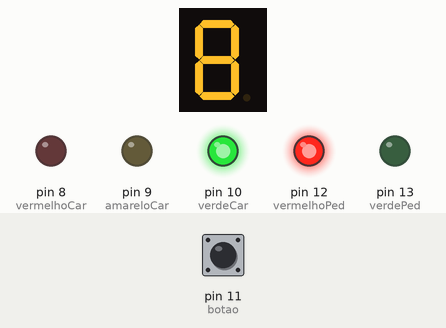
Bench run of a sketch on a simulated Arduino Uno, built with avr-gcc and run on an emulated ATmega328P. Parts: 1-digit seven-segment display, output pins drawn as LEDs (lit = HIGH). Wiring (inferred from the names in the program): 1-digit 7-segment display, segments lit when HIGH: segments pin 5, pin 4, A3, A2, A1, pin 7, pin 6. The inputs (shaded band) are chosen by the test bench; at power-on: pin 11 (botao) HIGH. The segment pins are drawn as the display they are named for; pins used as bus, display or sensor lines are not drawn.

Above: at 1.2 s.
1.3 s: pin 11 (botao) pulled LOW for 0.15 s
At 5.0 s:
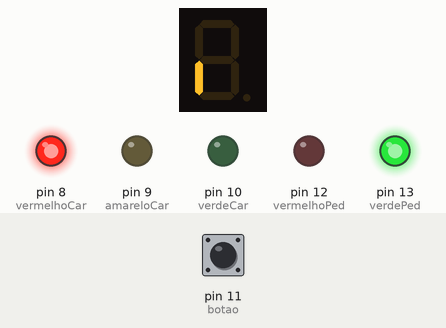
At 7.9 s:
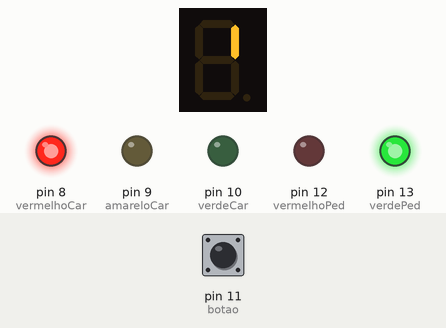
10.4 s: pin 11 (botao) pulled LOW for 3.2 s
At 18.7 s:
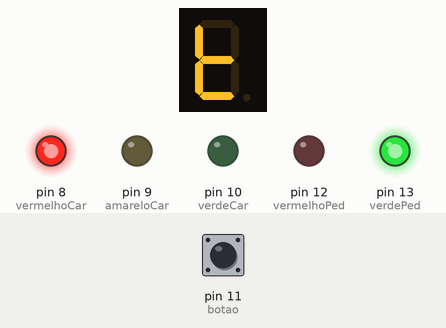
Timing chart, 0 to 20.2 s (numbered marks = the images above; inputs shaded):
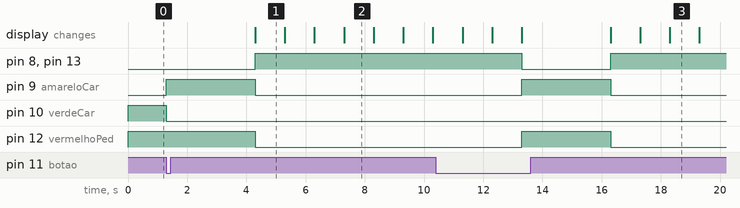

Measured:
- after the input at 1.3 s, pin 8 (vermelhoCar), pin 13 (verdePed): LOW → HIGH after 3.0 s; pin 9 (amareloCar): LOW → HIGH at once, → LOW 3.0 s later; pin 10 (verdeCar): HIGH → LOW at once; pin 12 (vermelhoPed): HIGH → LOW after 3.0 s; the display: changes after 3.0 s (image 1)
- after the input at 10.4 s, pin 9 (amareloCar): LOW → HIGH after 2.9 s, → LOW 3.0 s later; pin 10 (verdeCar): stays LOW (without the input it goes to HIGH after 2.9 s); the display: first differs from a run without the input after 5.9 s (image 3 shows a later state)
- what the display in image 1 shows lasts 1.0 s, from 4.3 s to 5.3 s

The sketch:

pedestrian-traffic-light.ino
```cpp
//DEFINIÇÃO DE VARIÁVEIS
//Pinos dos LEDs do semáforo para carros:
int vermelhoCar = 8;
int amareloCar = 9;
int verdeCar = 10;

//Pino do botão de solicitação para travessia na faixa de pedestre:
int botao = 11;

//Pinos dos LEDs do semáforo para pedestres:
int vermelhoPed = 12;
int verdePed = 13;

//Pinos do display:
int a = 5;
int b = 4;
int c = A3;
int d = A2;
int e = A1;
int f = 7;
int g = 6;

unsigned long tempoAnterior = 0;

int estado = 0;
bool pedidoPedestre = false;
bool displayIniciado = false;
int numeroAtual = 9;


void setup() {
  //Configuração de entradas e saídas:
  pinMode(vermelhoCar, OUTPUT);
  pinMode(amareloCar, OUTPUT);
  pinMode(verdeCar, OUTPUT);

  pinMode(vermelhoPed, OUTPUT);
  pinMode(verdePed, OUTPUT);

  pinMode(a, OUTPUT);
  pinMode(b, OUTPUT);
  pinMode(c, OUTPUT);
  pinMode(d, OUTPUT);
  pinMode(e, OUTPUT);
  pinMode(f, OUTPUT);
  pinMode(g, OUTPUT);

  pinMode(botao, INPUT_PULLUP);
}


void apagaDisplay() {
  digitalWrite(a, HIGH);
  digitalWrite(b, HIGH);
  digitalWrite(c, HIGH);
  digitalWrite(d, HIGH);
  digitalWrite(e, HIGH);
  digitalWrite(f, HIGH);
  digitalWrite(g, HIGH);
}

void loop() {

  unsigned long agora = millis();

  //Se o botão for pressionado, a solicitação para a travessia na faixa de pedestre é verdadeira
  if (digitalRead(botao) == LOW) {
    pedidoPedestre = true;
  }

  switch (estado) {
      //Semáforo para carros está verde, semáforo para pedestre está vermelho
    case 0:
      digitalWrite(verdeCar, HIGH);
      digitalWrite(amareloCar, LOW);
      digitalWrite(vermelhoCar, LOW);

      digitalWrite(vermelhoPed, HIGH);
      digitalWrite(verdePed, LOW);

      apagaDisplay();

      if (pedidoPedestre) {
        estado = 1;
        tempoAnterior = agora;
      }
      break;

    //Semáforo para carros está amarelo por 3 segundos, semáforo para pedestres está vermelho
    case 1:
      digitalWrite(verdeCar, LOW);
      digitalWrite(amareloCar, HIGH);
      digitalWrite(vermelhoCar, LOW);

      if (agora - tempoAnterior >= 3000) {
        estado = 2;
        tempoAnterior = agora;
        numeroAtual = 10;
      }
      break;

    case 2:
      digitalWrite(vermelhoCar, HIGH);
      digitalWrite(amareloCar, LOW);
      digitalWrite(verdeCar, LOW);

      digitalWrite(vermelhoPed, LOW);
      digitalWrite(verdePed, HIGH);

      if (!displayIniciado) {
        apagaDisplay();
        acende9();
        numeroAtual = 8;
        tempoAnterior = agora;
        displayIniciado = true;
      }

      if (agora - tempoAnterior >= 1000 && displayIniciado) {
        tempoAnterior = agora;
        apagaDisplay();

        switch (numeroAtual) {
          case 8: acende8();
            break;
          case 7: acende7();
            break;
          case 6: acende6();
            break;
          case 5: acende5();
            break;
          case 4: acende4();
            break;
          case 3: acende3();
            break;
          case 2: acende2();
            break;
          case 1: acende1();
            break;
          case 0: acende0();
            break;
        }

        numeroAtual--;

        if (numeroAtual < 0) {
          estado = 3;
          displayIniciado = false;
          tempoAnterior = agora;
        }
      }
      break;

    case 3:
      pedidoPedestre = false;
      displayIniciado = false;
      estado = 0;
      break;
  }
}

void acende9() { //Display mostra o número 9
  digitalWrite(a, LOW);
  digitalWrite(b, LOW);
  digitalWrite(c, LOW);
  digitalWrite(d, LOW);
  digitalWrite(e, HIGH);
  digitalWrite(f, LOW);
  digitalWrite(g, LOW);
}

void acende8() { //Display mostra o número 8
  digitalWrite(a, LOW);
  digitalWrite(b, LOW);
  digitalWrite(c, LOW);
  digitalWrite(d, LOW);
  digitalWrite(e, LOW);
  digitalWrite(f, LOW);
  digitalWrite(g, LOW);
}

void acende7() { //Display mostra o número 7
  digitalWrite(a, LOW);
  digitalWrite(b, LOW);
  digitalWrite(c, LOW);
  digitalWrite(d, HIGH);
  digitalWrite(e, HIGH);
  digitalWrite(f, HIGH);
  digitalWrite(g, HIGH);
}

void acende6() { //Display mostra o número 6
  digitalWrite(a, LOW);
  digitalWrite(b, HIGH);
  digitalWrite(c, LOW);
  digitalWrite(d, LOW);
  digitalWrite(e, LOW);
  digitalWrite(f, LOW);
  digitalWrite(g, LOW);
}

void acende5() { //Display mostra o número 5
  digitalWrite(a, LOW);
  digitalWrite(b, HIGH);
  digitalWrite(c, LOW);
  digitalWrite(d, LOW);
  digitalWrite(e, HIGH);
  digitalWrite(f, LOW);
  digitalWrite(g, LOW);
}

void acende4() { //Display mostra o número 4
  digitalWrite(a, HIGH);
  digitalWrite(b, LOW);
  digitalWrite(c, LOW);
  digitalWrite(d, HIGH);
  digitalWrite(e, HIGH);
  digitalWrite(f, LOW);
  digitalWrite(g, LOW);
}

void acende3() { //Display mostra o número 3
  digitalWrite(a, LOW);
  digitalWrite(b, LOW);
  digitalWrite(c, LOW);
  digitalWrite(d, LOW);
  digitalWrite(e, HIGH);
  digitalWrite(f, HIGH);
  digitalWrite(g, LOW);
}

void acende2() { //Display mostra o número 2
  digitalWrite(a, LOW);
  digitalWrite(b, LOW);
  digitalWrite(c, HIGH);
  digitalWrite(d, LOW);
  digitalWrite(e, LOW);
  digitalWrite(f, HIGH);
  digitalWrite(g, LOW);
}

void acende1() { //Display mostra o número 1
  digitalWrite(a, HIGH);
  digitalWrite(b, LOW);
  digitalWrite(c, LOW);
  digitalWrite(d, HIGH);
  digitalWrite(e, HIGH);
  digitalWrite(f, HIGH);
  digitalWrite(g, HIGH);
}

void acende0() { //Display mostra o número 0
  digitalWrite(a, LOW);
  digitalWrite(b, LOW);
  digitalWrite(c, LOW);
  digitalWrite(d, LOW);
  digitalWrite(e, LOW);
  digitalWrite(f, LOW);
  digitalWrite(g, HIGH);
}
```
